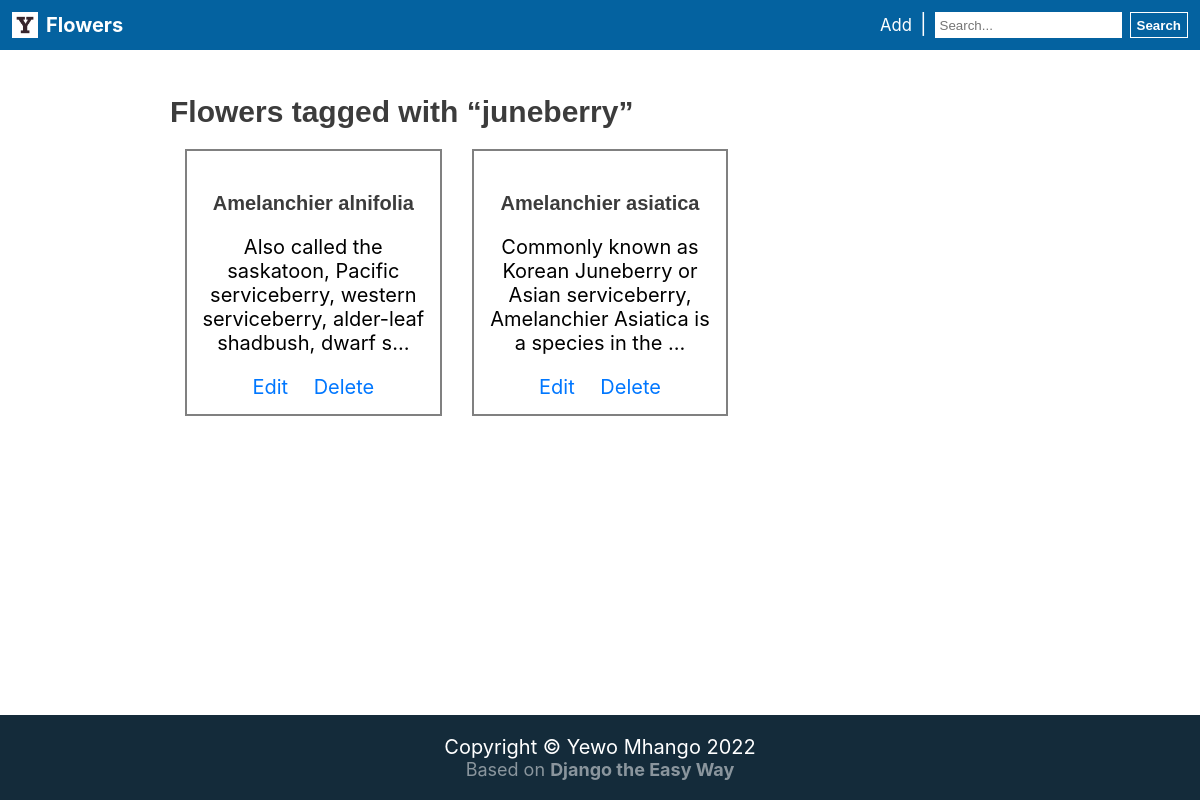
The page /tags/juneberry/ on the database its author committed.
### myapp/models.py (models this page shows, shortened)
class Flower(models.Model):
    title = models.CharField(max_length=255, default='')
    description = models.TextField(default='')
    slug = models.SlugField(blank=True, default='')
    category = models.ForeignKey(Category, null=True, on_delete=models.PROTECT)
    tags = models.ManyToManyField(Tag)

### myapp/views.py (the view)
# urls.py: path('tags/<slug:slug>/', myapp_views.tags, name='tags'),
def tags(request: HttpRequest, slug=None):
    flowers = Flower.objects.filter(tags__slug=slug)
    return render(request, 'myapp/index.html', {'flowers': flowers, 'page_title': 'Flowers tagged with “' + slug + '”'})

### myapp/templates/myapp/index.html (shortened to what this page needs)
{% extends 'base/base.html' %} {% block content %}
<h2>{{ page_title }}</h2>
<div class="cards-container">
  {% for flower in flowers %}
  <div class="url-card" onclick="location=`{% url 'detail' flower.slug %}`">
    <h4 class="card-tile">{{ flower.title }}</h4>
    <p class="card-text">{{ flower.description | truncatechars:100 }}</p>
    <a href="{% url 'edit' pk=flower.pk %}" class="card-link">Edit</a>
    <a href="{% url 'delete' pk=flower.pk %}" class="card-link">Delete</a>
  </div>
  {% endfor %}
</div>
 {% endblock %}

### base/static/base/css/site.css (style rules this page uses)
* { box-sizing: border-box; transition: all 0.25s ease; }
h1, h2, h3, h4, h5, h6 { color: rgb(60, 60, 60); margin-bottom: 5px; font-family: Montserrat, sans-serif; }
body { font-family: -apple-system, BlinkMacSystemFont, "Segoe UI", Roboto, Oxygen, Cantarell, "Open Sans", "Helvetica Neue", Tahoma, Geneva, Verdana, sans-serif; font-size: 20px; min-height: 100vh; display: flex; flex-direction: column; justify-content: space-between; margin: 0; }
.url-card { text-align: center; border: 2px grey solid; padding: 15px; margin: 15px; cursor: pointer; }
a { color: rgb(0, 119, 255); text-decoration: none; }
.card-link { display: inline-block; margin-left: 10px; margin-right: 10px; }
.cards-container { display: grid; --columns: 1; grid-template-columns: repeat(var(--columns), 1fr); }
@media screen and (min-width: 700px) { .cards-container { --columns: 2; } }
@media screen and (min-width: 1200px) { .cards-container { --columns: 3; } }

### rows shown on the page
Flower: title "Amelanchier alnifolia", description "Also called the saskatoon, Pacific serviceberry, western serviceberry, alder-leaf shadbush, dwarf s…"
Flower: title "Amelanchier asiatica", description "Commonly known as Korean Juneberry or Asian serviceberry, Amelanchier Asiatica is a species in the …"

### other values the page prints
{{ page_title }} "Flowers tagged with “juneberry”"
